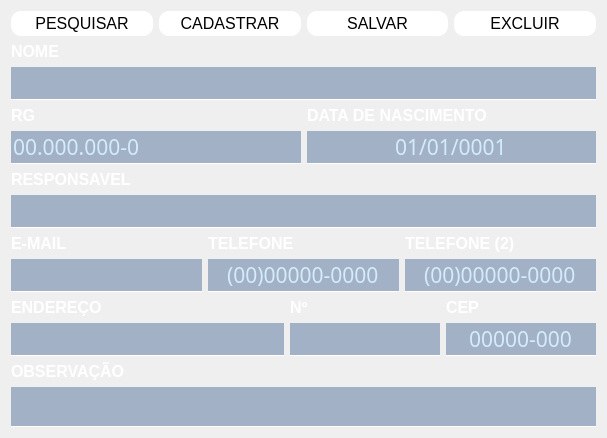
            <widget class="QWidget" name="tab_3">
             <attribute name="title">
              <string>Dados cliente</string>
             </attribute>
             <layout class="QVBoxLayout" name="verticalLayout_31">
              <item>
               <layout class="QHBoxLayout" name="horizontalLayout_22">
                <item>
                 <widget class="QPushButton" name="btn_pesquisar_cliente">
                  <property name="minimumSize">
                   <size>
                    <width>100</width>
                    <height>25</height>
                   </size>
                  </property>
                  <property name="cursor">
                   <cursorShape>PointingHandCursor</cursorShape>
                  </property>
                  <property name="styleSheet">
                   <string notr="true">QPushButton{
	background-color: #fff; 
	color:black;
	border-radius: 10px;
	font-size: 16px;
}

QPushButton:hover{
background-color: rgb(0, 158, 231);
}</string>
                  </property>
                  <property name="text">
                   <string>PESQUISAR</string>
                  </property>
                 </widget>
                </item>
                <item>
                 <widget class="QPushButton" name="btn_cadastrar_cliente">
                  <property name="minimumSize">
                   <size>
                    <width>100</width>
                    <height>25</height>
                   </size>
                  </property>
                  <property name="cursor">
                   <cursorShape>PointingHandCursor</cursorShape>
                  </property>
                  <property name="styleSheet">
                   <string notr="true">QPushButton{
	background-color: #fff; 
	color:black;
	border-radius: 10px;
	font-size: 16px;
}

QPushButton:hover{
background-color: rgb(0, 158, 231);
}</string>
                  </property>
                  <property name="text">
                   <string>CADASTRAR</string>
                  </property>
                 </widget>
                </item>
                <item>
                 <widget class="QPushButton" name="btn_salvar">
                  <property name="minimumSize">
                   <size>
                    <width>100</width>
                    <height>25</height>
                   </size>
                  </property>
                  <property name="cursor">
                   <cursorShape>PointingHandCursor</cursorShape>
                  </property>
                  <property name="styleSheet">
                   <string notr="true">QPushButton{
	background-color: #fff; 
	color:black;
	border-radius: 10px;
	font-size: 16px;
}

QPushButton:hover{
background-color: rgb(0, 158, 231);
}</string>
                  </property>
                  <property name="text">
                   <string>SALVAR</string>
                  </property>
                 </widget>
                </item>
                <item>
                 <widget class="QPushButton" name="btn_excluir">
                  <property name="minimumSize">
                   <size>
                    <width>100</width>
                    <height>25</height>
                   </size>
                  </property>
                  <property name="cursor">
                   <cursorShape>PointingHandCursor</cursorShape>
                  </property>
                  <property name="styleSheet">
                   <string notr="true">QPushButton{
	background-color: #fff; 
	color:black;
	border-radius: 10px;
	font-size: 16px;
}

QPushButton:hover{
background-color: rgb(0, 158, 231);
}</string>
                  </property>
                  <property name="text">
                   <string>EXCLUIR</string>
                  </property>
                 </widget>
                </item>
               </layout>
              </item>
              <item>
               <layout class="QVBoxLayout" name="verticalLayout_30">
                <item>
                 <layout class="QVBoxLayout" name="verticalLayout_28">
                  <item>
                   <layout class="QVBoxLayout" name="verticalLayout_27">
                    <item>
                     <layout class="QVBoxLayout" name="verticalLayout_19">
                      <item>
                       <widget class="QLabel" name="label_33">
                        <property name="text">
                         <string>&lt;html&gt;&lt;head/&gt;&lt;body&gt;&lt;p&gt;&lt;span style=&quot; font-size:12pt; font-weight:600; color:#ffffff;&quot;&gt;NOME&lt;/span&gt;&lt;/p&gt;&lt;/body&gt;&lt;/html&gt;</string>
                        </property>
                       </widget>
                      </item>
                      <item>
                       <widget class="QLineEdit" name="txt_nome_cliente">
                        <property name="minimumSize">
                         <size>
                          <width>0</width>
                          <height>0</height>
                         </size>
                        </property>
                        <property name="styleSheet">
                         <string notr="true">color:rgba(211,236,251,1);
border-bottom: 1px solid white;
border-radius:None;
background-color:rgba(85,115,155,0.5);
font-family:Trebucher Ms;
font-size: 21px;</string>
                        </property>
                        <property name="text">
                         <string/>
                        </property>
                       </widget>
                      </item>
                     </layout>
                    </item>
                    <item>
                     <layout class="QHBoxLayout" name="horizontalLayout_19">
                      <item>
                       <layout class="QVBoxLayout" name="verticalLayout_24">
                        <item>
                         <widget class="QLabel" name="label_32">
                          <property name="text">
                           <string>&lt;html&gt;&lt;head/&gt;&lt;body&gt;&lt;p&gt;&lt;span style=&quot; font-size:12pt; font-weight:600; color:#ffffff;&quot;&gt;RG&lt;/span&gt;&lt;/p&gt;&lt;/body&gt;&lt;/html&gt;</string>
                          </property>
                         </widget>
                        </item>
                        <item>
                         <widget class="QLineEdit" name="txt_rg_cliente">
                          <property name="styleSheet">
                           <string notr="true">color:rgba(211,236,251,1);
border-bottom: 1px solid white;
border-radius:None;
background-color:rgba(85,115,155,0.5);
font-family:Trebucher Ms;
font-size: 21px;</string>
                          </property>
                          <property name="inputMask">
                           <string>00.000.000-0</string>
                          </property>
                          <property name="text">
                           <string>00.000.000-0</string>
                          </property>
                          <property name="placeholderText">
                           <string>00.000.000-0</string>
                          </property>
                         </widget>
                        </item>
                       </layout>
                      </item>
                      <item>
                       <layout class="QVBoxLayout" name="verticalLayout_25">
                        <item>
                         <widget class="QLabel" name="label_39">
                          <property name="text">
                           <string>&lt;html&gt;&lt;head/&gt;&lt;body&gt;&lt;p&gt;&lt;span style=&quot; font-size:12pt; font-weight:600; color:#ffffff;&quot;&gt;DATA DE NASCIMENTO&lt;/span&gt;&lt;/p&gt;&lt;/body&gt;&lt;/html&gt;</string>
                          </property>
                         </widget>
                        </item>
                        <item>
                         <widget class="QLineEdit" name="txt_data_nasc">
                          <property name="styleSheet">
                           <string notr="true">color:rgba(211,236,251,1);
border-bottom: 1px solid white;
border-radius:None;
background-color:rgba(85,115,155,0.5);
font-family:Trebucher Ms;
font-size: 21px;</string>
                          </property>
                          <property name="inputMask">
                           <string>00/00/0000</string>
                          </property>
                          <property name="text">
                           <string>01/01/0001</string>
                          </property>
                          <property name="alignment">
                           <set>Qt::AlignCenter</set>
                          </property>
                          <property name="placeholderText">
                           <string>Dia /Mes /Ano</string>
                          </property>
                         </widget>
                        </item>
                       </layout>
                      </item>
                     </layout>
                    </item>
                   </layout>
                  </item>
                  <item>
                   <widget class="QLabel" name="label_41">
                    <property name="text">
                     <string>&lt;html&gt;&lt;head/&gt;&lt;body&gt;&lt;p&gt;&lt;span style=&quot; font-size:12pt; font-weight:600; color:#ffffff;&quot;&gt;RESPONSAVEL&lt;/span&gt;&lt;/p&gt;&lt;/body&gt;&lt;/html&gt;</string>
                    </property>
                   </widget>
                  </item>
                  <item>
                   <widget class="QLineEdit" name="txt_responsavel_cliente">
                    <property name="styleSheet">
                     <string notr="true">color:rgba(211,236,251,1);
border-bottom: 1px solid white;
border-radius:None;
background-color:rgba(85,115,155,0.5);
font-family:Trebucher Ms;
font-size: 21px;</string>
                    </property>
                   </widget>
                  </item>
                  <item>
                   <layout class="QHBoxLayout" name="horizontalLayout_20">
                    <item>
                     <layout class="QVBoxLayout" name="verticalLayout_22">
                      <item>
                       <widget class="QLabel" name="label_35">
                        <property name="text">
                         <string>&lt;html&gt;&lt;head/&gt;&lt;body&gt;&lt;p&gt;&lt;span style=&quot; font-size:12pt; font-weight:600; color:#ffffff;&quot;&gt;E-MAIL&lt;/span&gt;&lt;/p&gt;&lt;/body&gt;&lt;/html&gt;</string>
                        </property>
                       </widget>
                      </item>
                      <item>
                       <widget class="QLineEdit" name="txt_email">
                        <property name="styleSheet">
                         <string notr="true">color:rgba(211,236,251,1);
border-bottom: 1px solid white;
border-radius:None;
background-color:rgba(85,115,155,0.5);
font-family:Trebucher Ms;
font-size: 21px;</string>
                        </property>
                       </widget>
                      </item>
                     </layout>
                    </item>
                    <item>
                     <layout class="QVBoxLayout" name="verticalLayout_20">
                      <item>
                       <widget class="QLabel" name="label_34">
                        <property name="text">
                         <string>&lt;html&gt;&lt;head/&gt;&lt;body&gt;&lt;p&gt;&lt;span style=&quot; font-size:12pt; font-weight:600; color:#ffffff;&quot;&gt;TELEFONE&lt;/span&gt;&lt;/p&gt;&lt;/body&gt;&lt;/html&gt;</string>
                        </property>
                       </widget>
                      </item>
                      <item>
                       <widget class="QLineEdit" name="txt_tef1">
                        <property name="styleSheet">
                         <string notr="true">color:rgba(211,236,251,1);
border-bottom: 1px solid white;
border-radius:None;
background-color:rgba(85,115,155,0.5);
font-family:Trebucher Ms;
font-size: 21px;</string>
                        </property>
                        <property name="inputMask">
                         <string>(00)00000-0000</string>
                        </property>
                        <property name="text">
                         <string>(00)00000-0000</string>
                        </property>
                        <property name="alignment">
                         <set>Qt::AlignCenter</set>
                        </property>
                        <property name="placeholderText">
                         <string>(00) 00000-0000</string>
                        </property>
                       </widget>
                      </item>
                     </layout>
                    </item>
                    <item>
                     <layout class="QVBoxLayout" name="verticalLayout_21">
                      <item>
                       <widget class="QLabel" name="label_40">
                        <property name="text">
                         <string>&lt;html&gt;&lt;head/&gt;&lt;body&gt;&lt;p&gt;&lt;span style=&quot; font-size:12pt; font-weight:600; color:#ffffff;&quot;&gt;TELEFONE (2)&lt;/span&gt;&lt;/p&gt;&lt;/body&gt;&lt;/html&gt;</string>
                        </property>
                       </widget>
                      </item>
                      <item>
                       <widget class="QLineEdit" name="txt_tef2">
                        <property name="styleSheet">
                         <string notr="true">color:rgba(211,236,251,1);
border-bottom: 1px solid white;
border-radius:None;
background-color:rgba(85,115,155,0.5);
font-family:Trebucher Ms;
font-size: 21px;</string>
                        </property>
                        <property name="inputMask">
                         <string>(00)00000-0000</string>
                        </property>
                        <property name="text">
                         <string>(00)00000-0000</string>
                        </property>
                        <property name="alignment">
                         <set>Qt::AlignCenter</set>
                        </property>
                        <property name="placeholderText">
                         <string>(00) 00000-0000</string>
                        </property>
                       </widget>
                      </item>
                     </layout>
                    </item>
                   </layout>
                  </item>
                 </layout>
                </item>
                <item>
                 <layout class="QVBoxLayout" name="verticalLayout_29">
                  <item>
                   <layout class="QHBoxLayout" name="horizontalLayout_21">
                    <item>
                     <layout class="QVBoxLayout" name="verticalLayout_15">
                      <item>
                       <widget class="QLabel" name="label_36">
                        <property name="text">
                         <string>&lt;html&gt;&lt;head/&gt;&lt;body&gt;&lt;p&gt;&lt;span style=&quot; font-size:12pt; font-weight:600; color:#ffffff;&quot;&gt;ENDEREÇO&lt;/span&gt;&lt;/p&gt;&lt;/body&gt;&lt;/html&gt;</string>
                        </property>
                       </widget>
                      </item>
                      <item>
                       <widget class="QLineEdit" name="txt_endereco">
                        <property name="sizePolicy">
                         <sizepolicy hsizetype="Expanding" vsizetype="Maximum">
                          <horstretch>0</horstretch>
                          <verstretch>0</verstretch>
                         </sizepolicy>
                        </property>
                        <property name="styleSheet">
                         <string notr="true">color:rgba(211,236,251,1);
border-bottom: 1px solid white;
border-radius:None;
background-color:rgba(85,115,155,0.5);
font-family:Trebucher Ms;
font-size: 21px;</string>
                        </property>
                       </widget>
                      </item>
                     </layout>
                    </item>
                    <item>
                     <layout class="QVBoxLayout" name="verticalLayout_16">
                      <item>
                       <widget class="QLabel" name="label_37">
                        <property name="sizePolicy">
                         <sizepolicy hsizetype="Minimum" vsizetype="Preferred">
                          <horstretch>0</horstretch>
                          <verstretch>0</verstretch>
                         </sizepolicy>
                        </property>
                        <property name="minimumSize">
                         <size>
                          <width>100</width>
                          <height>0</height>
                         </size>
                        </property>
                        <property name="text">
                         <string>&lt;html&gt;&lt;head/&gt;&lt;body&gt;&lt;p&gt;&lt;span style=&quot; font-size:12pt; font-weight:600; color:#ffffff;&quot;&gt;Nº&lt;/span&gt;&lt;/p&gt;&lt;/body&gt;&lt;/html&gt;</string>
                        </property>
                       </widget>
                      </item>
                      <item>
                       <widget class="QLineEdit" name="txt_num_end">
                        <property name="sizePolicy">
                         <sizepolicy hsizetype="Minimum" vsizetype="Fixed">
                          <horstretch>0</horstretch>
                          <verstretch>0</verstretch>
                         </sizepolicy>
                        </property>
                        <property name="maximumSize">
                         <size>
                          <width>150</width>
                          <height>16777215</height>
                         </size>
                        </property>
                        <property name="styleSheet">
                         <string notr="true">color:rgba(211,236,251,1);
border-bottom: 1px solid white;
border-radius:None;
background-color:rgba(85,115,155,0.5);
font-family:Trebucher Ms;
font-size: 21px;</string>
                        </property>
                        <property name="alignment">
                         <set>Qt::AlignCenter</set>
                        </property>
                       </widget>
                      </item>
                     </layout>
                    </item>
                    <item>
                     <layout class="QVBoxLayout" name="verticalLayout_26">
                      <item>
                       <widget class="QLabel" name="label_42">
                        <property name="maximumSize">
                         <size>
                          <width>16777215</width>
                          <height>16777215</height>
                         </size>
                        </property>
                        <property name="text">
                         <string>&lt;html&gt;&lt;head/&gt;&lt;body&gt;&lt;p&gt;&lt;span style=&quot; font-size:12pt; font-weight:600; color:#ffffff;&quot;&gt;CEP&lt;/span&gt;&lt;/p&gt;&lt;/body&gt;&lt;/html&gt;</string>
                        </property>
                       </widget>
                      </item>
                      <item>
                       <widget class="QLineEdit" name="txt_cep">
                        <property name="sizePolicy">
                         <sizepolicy hsizetype="Minimum" vsizetype="Fixed">
                          <horstretch>0</horstretch>
                          <verstretch>0</verstretch>
                         </sizepolicy>
                        </property>
                        <property name="maximumSize">
                         <size>
                          <width>150</width>
                          <height>16777215</height>
                         </size>
                        </property>
                        <property name="styleSheet">
                         <string notr="true">color:rgba(211,236,251,1);
border-bottom: 1px solid white;
border-radius:None;
background-color:rgba(85,115,155,0.5);
font-family:Trebucher Ms;
font-size: 21px;</string>
                        </property>
                        <property name="inputMask">
                         <string>00000-000</string>
                        </property>
                        <property name="text">
                         <string>00000-000</string>
                        </property>
                        <property name="alignment">
                         <set>Qt::AlignCenter</set>
                        </property>
                       </widget>
                      </item>
                     </layout>
                    </item>
                   </layout>
                  </item>
                  <item>
                   <layout class="QVBoxLayout" name="verticalLayout_23">
                    <item>
                     <widget class="QLabel" name="label_38">
                      <property name="text">
                       <string>&lt;html&gt;&lt;head/&gt;&lt;body&gt;&lt;p&gt;&lt;span style=&quot; font-size:12pt; font-weight:600; color:#ffffff;&quot;&gt;OBSERVAÇÃO&lt;/span&gt;&lt;/p&gt;&lt;/body&gt;&lt;/html&gt;</string>
                      </property>
                     </widget>
                    </item>
                    <item>
                     <widget class="QLineEdit" name="txt_obs">
                      <property name="minimumSize">
                       <size>
                        <width>0</width>
                        <height>40</height>
                       </size>
                      </property>
                      <property name="styleSheet">
                       <string notr="true">color:rgba(211,236,251,1);
border-bottom: 1px solid white;
border-radius:None;
background-color:rgba(85,115,155,0.5);
font-family:Trebucher Ms;
font-size: 21px;</string>
                      </property>
                     </widget>
                    </item>
                   </layout>
                  </item>
                 </layout>
                </item>
               </layout>
              </item>
             </layout>
            </widget>
